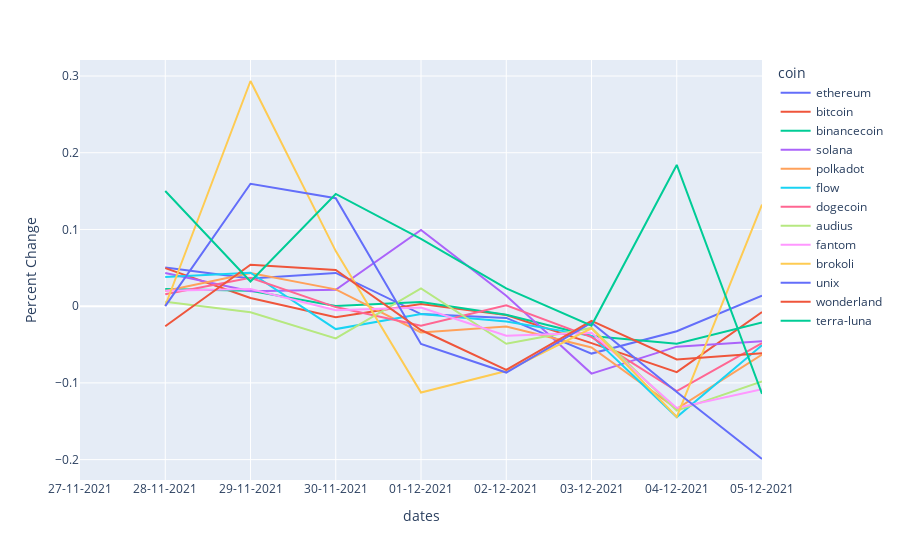

Notebook code for this chart:
### Code cell
#build price percent Changes Graph
dfPercents = dfPrices
dfPercents = dfPercents.set_index('dates')
dfPercents = dfPercents.pct_change()
display(dfPercents.head(5))
#the default y axis label was value so thats why it is being changed below
fig = px.line(dfPercents, labels = {'value': 'Percent Change', 'variable': 'coin'})
py.offline.plot(fig, filename='pricePercentChangesLines.html')

fig.show()

### Figure 1 — Plotly figure (JSON) as saved in the notebook; plotly's stock layout.template omitted (floating-point values rounded to 4 significant figures)
{"data": [{"hovertemplate": "coin=ethereum<br>dates=%{x}<br>Percent Change=%{y}<extra></extra>", "legendgroup": "ethereum", "line": {"color": "#636efa", "dash": "solid"}, "marker": {"symbol": "circle"}, "mode": "lines", "name": "ethereum", "orientation": "v", "showlegend": true, "type": "scatter", "x": ["27-11-2021", "28-11-2021", "29-11-2021", "30-11-2021", "01-12-2021", "02-12-2021", "03-12-2021", "04-12-2021", "05-12-2021"], "xaxis": "x", "y": [null, 0.05044, 0.036, 0.04333, -0.01025, -0.01529, -0.0618, -0.03266, 0.01374], "yaxis": "y"}, {"hovertemplate": "coin=bitcoin<br>dates=%{x}<br>Percent Change=%{y}<extra></extra>", "legendgroup": "bitcoin", "line": {"color": "#EF553B", "dash": "solid"}, "marker": {"symbol": "circle"}, "mode": "lines", "name": "bitcoin", "orientation": "v", "showlegend": true, "type": "scatter", "x": ["27-11-2021", "28-11-2021", "29-11-2021", "30-11-2021", "01-12-2021", "02-12-2021", "03-12-2021", "04-12-2021", "05-12-2021"], "xaxis": "x", "y": [null, 0.04959, 0.01068, -0.01448, 0.002773, -0.01156, -0.04818, -0.08597, -0.00754], "yaxis": "y"}, {"hovertemplate": "coin=binancecoin<br>dates=%{x}<br>Percent Change=%{y}<extra></extra>", "legendgroup": "binancecoin", "line": {"color": "#00cc96", "dash": "solid"}, "marker": {"symbol": "circle"}, "mode": "lines", "name": "binancecoin", "orientation": "v", "showlegend": true, "type": "scatter", "x": ["27-11-2021", "28-11-2021", "29-11-2021", "30-11-2021", "01-12-2021", "02-12-2021", "03-12-2021", "04-12-2021", "05-12-2021"], "xaxis": "x", "y": [null, 0.02238, 0.02023, 0.0003667, 0.00558, -0.01119, -0.03884, -0.04888, -0.02134], "yaxis": "y"}, {"hovertemplate": "coin=solana<br>dates=%{x}<br>Percent Change=%{y}<extra></extra>", "legendgroup": "solana", "line": {"color": "#ab63fa", "dash": "solid"}, "marker": {"symbol": "circle"}, "mode": "lines", "name": "solana", "orientation": "v", "showlegend": true, "type": "scatter", "x": ["27-11-2021", "28-11-2021", "29-11-2021", "30-11-2021", "01-12-2021", "02-12-2021", "03-12-2021", "04-12-2021", "05-12-2021"], "xaxis": "x", "y": [null, 0.04333, 0.0194, 0.02131, 0.09939, 0.01361, -0.08788, -0.05276, -0.04589], "yaxis": "y"}, {"hovertemplate": "coin=polkadot<br>dates=%{x}<br>Percent Change=%{y}<extra></extra>", "legendgroup": "polkadot", "line": {"color": "#FFA15A", "dash": "solid"}, "marker": {"symbol": "circle"}, "mode": "lines", "name": "polkadot", "orientation": "v", "showlegend": true, "type": "scatter", "x": ["27-11-2021", "28-11-2021", "29-11-2021", "30-11-2021", "01-12-2021", "02-12-2021", "03-12-2021", "04-12-2021", "05-12-2021"], "xaxis": "x", "y": [null, 0.01983, 0.04331, 0.02192, -0.03432, -0.02666, -0.05385, -0.1337, -0.0632], "yaxis": "y"}, {"hovertemplate": "coin=flow<br>dates=%{x}<br>Percent Change=%{y}<extra></extra>", "legendgroup": "flow", "line": {"color": "#19d3f3", "dash": "solid"}, "marker": {"symbol": "circle"}, "mode": "lines", "name": "flow", "orientation": "v", "showlegend": true, "type": "scatter", "x": ["27-11-2021", "28-11-2021", "29-11-2021", "30-11-2021", "01-12-2021", "02-12-2021", "03-12-2021", "04-12-2021", "05-12-2021"], "xaxis": "x", "y": [null, 0.03788, 0.04352, -0.02986, -0.01023, -0.01994, -0.03868, -0.1445, -0.05096], "yaxis": "y"}, {"hovertemplate": "coin=dogecoin<br>dates=%{x}<br>Percent Change=%{y}<extra></extra>", "legendgroup": "dogecoin", "line": {"color": "#FF6692", "dash": "solid"}, "marker": {"symbol": "circle"}, "mode": "lines", "name": "dogecoin", "orientation": "v", "showlegend": true, "type": "scatter", "x": ["27-11-2021", "28-11-2021", "29-11-2021", "30-11-2021", "01-12-2021", "02-12-2021", "03-12-2021", "04-12-2021", "05-12-2021"], "xaxis": "x", "y": [null, 0.01542, 0.03714, -0.001199, -0.02557, 0.001172, -0.04039, -0.1107, -0.04804], "yaxis": "y"}, {"hovertemplate": "coin=audius<br>dates=%{x}<br>Percent Change=%{y}<extra></extra>", "legendgroup": "audius", "line": {"color": "#B6E880", "dash": "solid"}, "marker": {"symbol": "circle"}, "mode": "lines", "name": "audius", "orientation": "v", "showlegend": true, "type": "scatter", "x": ["27-11-2021", "28-11-2021", "29-11-2021", "30-11-2021", "01-12-2021", "02-12-2021", "03-12-2021", "04-12-2021", "05-12-2021"], "xaxis": "x", "y": [null, 0.005855, -0.007827, -0.04206, 0.02327, -0.04896, -0.02839, -0.1363, -0.09806], "yaxis": "y"}, {"hovertemplate": "coin=fantom<br>dates=%{x}<br>Percent Change=%{y}<extra></extra>", "legendgroup": "fantom", "line": {"color": "#FF97FF", "dash": "solid"}, "marker": {"symbol": "circle"}, "mode": "lines", "name": "fantom", "orientation": "v", "showlegend": true, "type": "scatter", "x": ["27-11-2021", "28-11-2021", "29-11-2021", "30-11-2021", "01-12-2021", "02-12-2021", "03-12-2021", "04-12-2021", "05-12-2021"], "xaxis": "x", "y": [null, 0.02022, 0.02248, -0.005356, -0.001652, -0.0386, -0.03456, -0.1328, -0.1082], "yaxis": "y"}, {"hovertemplate": "coin=brokoli<br>dates=%{x}<br>Percent Change=%{y}<extra></extra>", "legendgroup": "brokoli", "line": {"color": "#FECB52", "dash": "solid"}, "marker": {"symbol": "circle"}, "mode": "lines", "name": "brokoli", "orientation": "v", "showlegend": true, "type": "scatter", "x": ["27-11-2021", "28-11-2021", "29-11-2021", "30-11-2021", "01-12-2021", "02-12-2021", "03-12-2021", "04-12-2021", "05-12-2021"], "xaxis": "x", "y": [null, 0.0005209, 0.2935, 0.07173, -0.1125, -0.08453, -0.0289, -0.1443, 0.1324], "yaxis": "y"}, {"hovertemplate": "coin=unix<br>dates=%{x}<br>Percent Change=%{y}<extra></extra>", "legendgroup": "unix", "line": {"color": "#636efa", "dash": "solid"}, "marker": {"symbol": "circle"}, "mode": "lines", "name": "unix", "orientation": "v", "showlegend": true, "type": "scatter", "x": ["27-11-2021", "28-11-2021", "29-11-2021", "30-11-2021", "01-12-2021", "02-12-2021", "03-12-2021", "04-12-2021", "05-12-2021"], "xaxis": "x", "y": [null, 0, 0.1595, 0.1408, -0.0493, -0.08653, -0.02142, -0.112, -0.1992], "yaxis": "y"}, {"hovertemplate": "coin=wonderland<br>dates=%{x}<br>Percent Change=%{y}<extra></extra>", "legendgroup": "wonderland", "line": {"color": "#EF553B", "dash": "solid"}, "marker": {"symbol": "circle"}, "mode": "lines", "name": "wonderland", "orientation": "v", "showlegend": true, "type": "scatter", "x": ["27-11-2021", "28-11-2021", "29-11-2021", "30-11-2021", "01-12-2021", "02-12-2021", "03-12-2021", "04-12-2021", "05-12-2021"], "xaxis": "x", "y": [null, -0.02614, 0.05398, 0.04716, -0.03108, -0.08292, -0.01928, -0.06938, -0.06146], "yaxis": "y"}, {"hovertemplate": "coin=terra-luna<br>dates=%{x}<br>Percent Change=%{y}<extra></extra>", "legendgroup": "terra-luna", "line": {"color": "#00cc96", "dash": "solid"}, "marker": {"symbol": "circle"}, "mode": "lines", "name": "terra-luna", "orientation": "v", "showlegend": true, "type": "scatter", "x": ["27-11-2021", "28-11-2021", "29-11-2021", "30-11-2021", "01-12-2021", "02-12-2021", "03-12-2021", "04-12-2021", "05-12-2021"], "xaxis": "x", "y": [null, 0.1502, 0.03221, 0.1463, 0.08781, 0.02317, -0.02531, 0.1841, -0.1142], "yaxis": "y"}], "layout": {"legend": {"title": {"text": "coin"}, "tracegroupgap": 0}, "margin": {"t": 60}, "xaxis": {"anchor": "y", "domain": [0, 1], "title": {"text": "dates"}}, "yaxis": {"anchor": "x", "domain": [0, 1], "title": {"text": "Percent Change"}}}}
